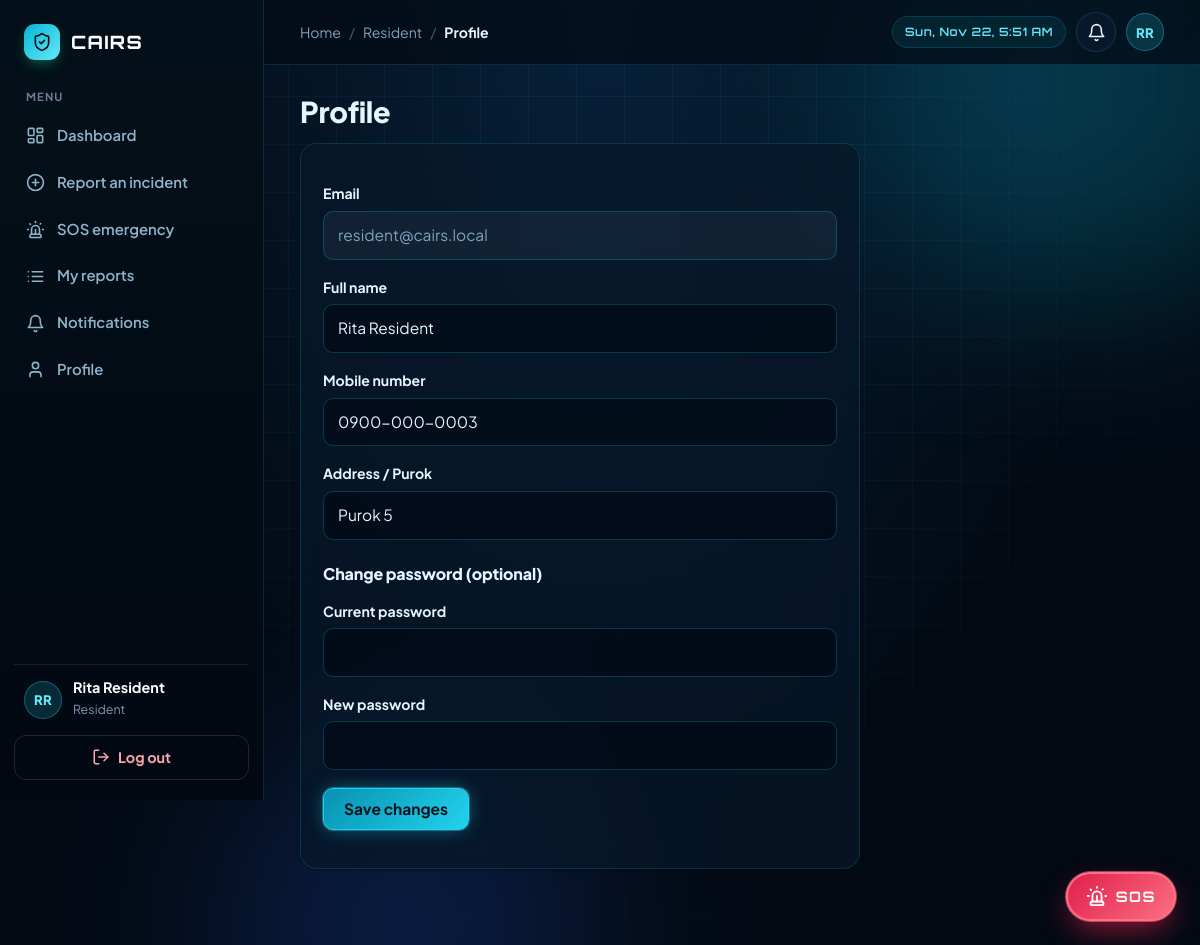
The app's page /resident/profile.php (signed in) with its own data.
### tables this page shows
CREATE TABLE users (
  id INT AUTO_INCREMENT PRIMARY KEY,
  full_name VARCHAR(100) NOT NULL,
  email VARCHAR(120) NOT NULL UNIQUE,
  password VARCHAR(255) NOT NULL,
  role ENUM('resident','admin','volunteer') NOT NULL DEFAULT 'resident',
  phone VARCHAR(30) DEFAULT NULL,
  address VARCHAR(255) DEFAULT NULL,
  status ENUM('active','inactive') NOT NULL DEFAULT 'active',
  created_at TIMESTAMP DEFAULT CURRENT_TIMESTAMP
);

### resident/profile.php (the view, shortened to what this page needs)
<?php
require __DIR__ . '/../config/database.php';
$uid = $_SESSION['user']['id'];
$st = $pdo->prepare('SELECT * FROM users WHERE id = ?');
$st->execute([$uid]);
$me = $st->fetch();
render_header($pdo, 'Profile');
?>
<h1>Profile</h1>
<div class="card" style="max-width:560px">
  <form method="post">
    <label>Email</label><input value="<?= e($me['email']) ?>" disabled>
    <label for="full_name">Full name</label><input id="full_name" name="full_name" required value="<?= e($me['full_name']) ?>">
    <label for="phone">Mobile number</label><input id="phone" name="phone" value="<?= e($me['phone']) ?>">
    <label for="address">Address / Purok</label><input id="address" name="address" required value="<?= e($me['address']) ?>">
    <h3 style="margin-top:24px">Change password (optional)</h3>
    <label for="current_password">Current password</label><input type="password" id="current_password" name="current_password">
    <label for="new_password">New password</label><input type="password" id="new_password" name="new_password">
    <p style="margin-top:18px"><button class="btn" type="submit">Save changes</button></p>
  </form>
</div>
<?php render_footer();

### config/database.php (shortened to what this page needs)
<?php
function e($s) { return htmlspecialchars((string)$s, ENT_QUOTES, 'UTF-8'); }
function setting($pdo, $key, $default = '') {
    static $cache = null;
    if ($cache === null) {
        $cache = $pdo->query('SELECT setting_key, setting_value FROM settings')->fetchAll(PDO::FETCH_KEY_PAIR);
    }
    return $cache[$key] ?? $default;
}
function home_for($role) {
    return ['resident' => 'resident/dashboard.php', 'admin' => 'admin/dashboard.php', 'volunteer' => 'volunteer/dashboard.php'][$role] ?? 'login.php';
}
function initials($name) {
    $out = '';
    foreach (array_slice(preg_split('/\s+/', trim((string)$name)), 0, 2) as $w) $out .= strtoupper(substr($w, 0, 1));
    return $out ?: '?';
}
function render_header($pdo, $title) {
    $site = setting($pdo, 'site_name', 'CAIRS');
    $u = $_SESSION['user'] ?? null;
    $unread = 0;
    if ($u) {
        $st = $pdo->prepare('SELECT COUNT(*) FROM notifications WHERE user_id = ? AND is_read = 0');
        $st->execute([$u['id']]);
        $unread = (int)$st->fetchColumn();
    }
    $menus = [
        'resident'  => ['resident/dashboard.php' => ['Dashboard', 'dashboard'], 'resident/report.php' => ['Report an incident', 'plus'],
                        'resident/sos.php' => ['SOS emergency', 'siren'], 'resident/my_reports.php' => ['My reports', 'list'], 'resident/notifications.php' => ['Notifications', 'bell'],
                        'resident/profile.php' => ['Profile', 'user']],
        'admin'     => ['admin/dashboard.php' => ['Dashboard', 'dashboard'], 'admin/reports.php' => ['Reports', 'file'],
                        'admin/residents.php' => ['Residents', 'users'], 'admin/volunteers.php' => ['Volunteers', 'shield'],
                        'admin/announcements.php' => ['Announcements', 'megaphone'], 'admin/categories.php' => ['Categories', 'tag'],
                        'admin/analytics.php' => ['Analytics', 'chart'], 'admin/analytics.php#incident-map' => ['Incident map', 'pin'],
                        'admin/settings.php' => ['Settings', 'sliders']],
        'volunteer' => ['volunteer/dashboard.php' => ['Dashboard', 'dashboard'], 'volunteer/assigned_reports.php' => ['Assigned reports', 'clipboard']],
    ];
    $current = ltrim(substr($_SERVER['SCRIPT_NAME'], strlen(BASE_URL)), '/');
    $bell = $u ? ($u['role'] === 'resident' ? 'resident/notifications.php' : home_for($u['role'])) : '';
    ?>
<!DOCTYPE html>
<html lang="en">
<head>
<link rel="stylesheet" href="<?= BASE_URL ?>/assets/css/style.css">
</head>
<body class="<?= $u ? 'app role-' . e($u['role']) : 'public' ?>"<?= $u ? ' data-poll="' . BASE_URL . '/api/poll.php"' : '' ?>>
<div class="bg-fx" aria-hidden="true"><span class="orb o1"></span><span class="orb o2"></span></div>
<?php if ($u): ?>
<aside class="sidebar" id="sidebar" aria-label="Main navigation">
  <a class="brand" href="<?= BASE_URL ?>/<?= home_for($u['role']) ?>">
    <span class="brand-mark"><?= icon('shield', 20) ?></span><span><?= e($site) ?></span>
  </a>
  <p class="nav-label">Menu</p>
  <nav>
    <?php foreach ($menus[$u['role']] as $path => [$label, $ic]): ?>
      <a href="<?= BASE_URL ?>/<?= $path ?>" class="<?= $current === $path ? 'active' : '' ?>">
        <?= icon($ic, 19) ?><span><?= e($label) ?></span>
      </a>
    <?php endforeach; ?>
  </nav>
  <div class="who">
    <span class="avatar"><?= e(initials($u['full_name'])) ?></span>
    <div><strong><?= e($u['full_name']) ?></strong><span class="muted"><?= e(ucfirst($u['role'])) ?></span></div>
  </div>
  <a class="logout-btn" href="<?= BASE_URL ?>/logout.php"><?= icon('logout', 18) ?> Log out</a>
</aside>
<div class="main">
  <header class="topbar">
    <nav class="crumbs" aria-label="Breadcrumb">
      <a class="crumb-root" href="<?= BASE_URL ?>/<?= home_for($u['role']) ?>">Home</a><span class="sep">/</span>
      <span><?= e(ucfirst($u['role'])) ?></span><span class="sep">/</span><strong><?= e($title) ?></strong>
    </nav>
    <div class="top-actions">
      <span class="clock" data-clock><?= e(date('D, M j, g:i A')) ?></span>
      <a class="icon-btn" href="<?= BASE_URL ?>/<?= $bell ?>" aria-label="Notifications<?= $unread ? ' (' . $unread . ' unread)' : '' ?>">
        <?= icon('bell', 19) ?><?php if ($unread): ?><span class="count"><?= $unread ?></span><?php endif; ?>
      </a>
      <div class="dropdown">
        <button class="avatar-btn" type="button" data-dropdown aria-haspopup="true" aria-expanded="false" aria-label="Account menu">
          <span class="avatar"><?= e(initials($u['full_name'])) ?></span>
        </button>
      </div>
    </div>
  </header>
<?php if ($u['role'] === 'resident' && $current !== 'resident/sos.php'): ?>
  <a class="sos-fab" href="<?= BASE_URL ?>/resident/sos.php" aria-label="Emergency SOS"><span class="sos-ring"></span><?= icon('siren', 22) ?><b>SOS</b></a>
<?php endif; ?>
<?php endif; ?>
<main class="content" id="main">
<?php
}
function render_footer() {
    ?>
</main>
<?php if (!empty($_SESSION['user'])): ?></div><?php endif; ?>
</body>
</html>
<?php
}
function icon($name, $size = 20) {
    return '<svg class="icon" width="' . $size . '" height="' . $size . '" viewBox="0 0 24 24" fill="none" stroke="currentColor" stroke-width="2" stroke-linecap="round" stroke-linejoin="round" aria-hidden="true" focusable="false">' . ($p[$name] ?? $p['file']) . '</svg>';
}

### records on screen
users: full_name "RR", full_name "Rita Resident", role "Resident", email "resident@cairs.local", phone "0900-000-0003", address "Purok 5"

### other values on screen
$site "CAIRS"
$label "Dashboard"
$label "Report an incident"
$label "SOS emergency"
$label "My reports"
$label "Notifications"
$label "Profile"
$title "Profile"
